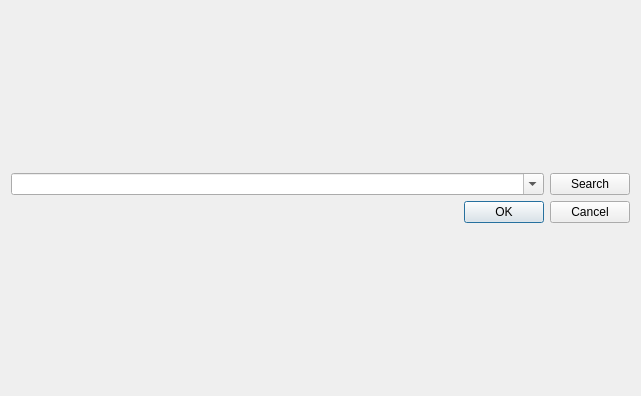
<?xml version="1.0" encoding="UTF-8"?>
<ui version="4.0">
 <class>QompPluginGettunesDlg</class>
 <widget class="QDialog" name="QompPluginGettunesDlg">
  <property name="geometry">
   <rect>
    <x>0</x>
    <y>0</y>
    <width>641</width>
    <height>396</height>
   </rect>
  </property>
  <property name="windowTitle">
   <string/>
  </property>
  <layout class="QVBoxLayout" name="verticalLayout_2">
   <item>
    <layout class="QVBoxLayout" name="mainLayout">
     <item>
      <layout class="QHBoxLayout" name="horizontalLayout">
       <item>
        <widget class="QComboBox" name="cb_search">
         <property name="sizePolicy">
          <sizepolicy hsizetype="MinimumExpanding" vsizetype="Fixed">
           <horstretch>0</horstretch>
           <verstretch>0</verstretch>
          </sizepolicy>
         </property>
         <property name="editable">
          <bool>true</bool>
         </property>
         <property name="maxCount">
          <number>10</number>
         </property>
        </widget>
       </item>
       <item>
        <widget class="QPushButton" name="pb_search">
         <property name="text">
          <string>Search</string>
         </property>
         <property name="icon">
          <iconset resource="../qomp.qrc">
           <normaloff>:/icons/search</normaloff>:/icons/search</iconset>
         </property>
        </widget>
       </item>
      </layout>
     </item>
     <item>
      <layout class="QHBoxLayout" name="horizontalLayout_2">
       <item>
        <widget class="QompBusyLabel" name="lb_busy">
         <property name="text">
          <string/>
         </property>
        </widget>
       </item>
       <item>
        <spacer name="horizontalSpacer">
         <property name="orientation">
          <enum>Qt::Horizontal</enum>
         </property>
         <property name="sizeHint" stdset="0">
          <size>
           <width>40</width>
           <height>20</height>
          </size>
         </property>
        </spacer>
       </item>
       <item>
        <widget class="QDialogButtonBox" name="buttonBox">
         <property name="orientation">
          <enum>Qt::Horizontal</enum>
         </property>
         <property name="standardButtons">
          <set>QDialogButtonBox::Cancel|QDialogButtonBox::Ok</set>
         </property>
        </widget>
       </item>
      </layout>
     </item>
    </layout>
   </item>
  </layout>
 </widget>
 <customwidgets>
  <customwidget>
   <class>QompBusyLabel</class>
   <extends>QLabel</extends>
   <header>qompbusylabel.h</header>
  </customwidget>
 </customwidgets>
 <resources>
  <include location="../qomp.qrc"/>
 </resources>
 <connections>
  <connection>
   <sender>buttonBox</sender>
   <signal>accepted()</signal>
   <receiver>QompPluginGettunesDlg</receiver>
   <slot>accept()</slot>
   <hints>
    <hint type="sourcelabel">
     <x>248</x>
     <y>254</y>
    </hint>
    <hint type="destinationlabel">
     <x>157</x>
     <y>274</y>
    </hint>
   </hints>
  </connection>
  <connection>
   <sender>buttonBox</sender>
   <signal>rejected()</signal>
   <receiver>QompPluginGettunesDlg</receiver>
   <slot>reject()</slot>
   <hints>
    <hint type="sourcelabel">
     <x>316</x>
     <y>260</y>
    </hint>
    <hint type="destinationlabel">
     <x>286</x>
     <y>274</y>
    </hint>
   </hints>
  </connection>
 </connections>
</ui>
